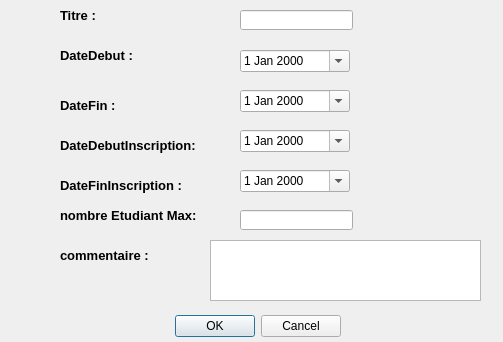
<?xml version="1.0" encoding="UTF-8"?>
<ui version="4.0">
 <class>Proposercoursdialog</class>
 <widget class="QDialog" name="Proposercoursdialog">
  <property name="geometry">
   <rect>
    <x>0</x>
    <y>0</y>
    <width>503</width>
    <height>342</height>
   </rect>
  </property>
  <property name="windowTitle">
   <string>Proposer un cours</string>
  </property>
  <widget class="QDialogButtonBox" name="valider">
   <property name="geometry">
    <rect>
     <x>0</x>
     <y>310</y>
     <width>341</width>
     <height>32</height>
    </rect>
   </property>
   <property name="orientation">
    <enum>Qt::Horizontal</enum>
   </property>
   <property name="standardButtons">
    <set>QDialogButtonBox::Cancel|QDialogButtonBox::Ok</set>
   </property>
  </widget>
  <widget class="QLabel" name="label_4">
   <property name="geometry">
    <rect>
     <x>60</x>
     <y>130</y>
     <width>161</width>
     <height>31</height>
    </rect>
   </property>
   <property name="font">
    <font>
     <pointsize>10</pointsize>
     <weight>75</weight>
     <bold>true</bold>
    </font>
   </property>
   <property name="text">
    <string>DateDebutInscription:</string>
   </property>
  </widget>
  <widget class="QLabel" name="label_6">
   <property name="geometry">
    <rect>
     <x>60</x>
     <y>0</y>
     <width>141</width>
     <height>31</height>
    </rect>
   </property>
   <property name="font">
    <font>
     <pointsize>10</pointsize>
     <weight>75</weight>
     <bold>true</bold>
    </font>
   </property>
   <property name="text">
    <string>Titre :</string>
   </property>
  </widget>
  <widget class="QLabel" name="label_7">
   <property name="geometry">
    <rect>
     <x>60</x>
     <y>40</y>
     <width>141</width>
     <height>31</height>
    </rect>
   </property>
   <property name="font">
    <font>
     <pointsize>10</pointsize>
     <weight>75</weight>
     <bold>true</bold>
    </font>
   </property>
   <property name="text">
    <string>DateDebut :</string>
   </property>
  </widget>
  <widget class="QLabel" name="label_8">
   <property name="geometry">
    <rect>
     <x>60</x>
     <y>170</y>
     <width>141</width>
     <height>31</height>
    </rect>
   </property>
   <property name="font">
    <font>
     <pointsize>10</pointsize>
     <weight>75</weight>
     <bold>true</bold>
    </font>
   </property>
   <property name="text">
    <string>DateFinInscription :</string>
   </property>
  </widget>
  <widget class="QLabel" name="label_9">
   <property name="geometry">
    <rect>
     <x>60</x>
     <y>90</y>
     <width>141</width>
     <height>31</height>
    </rect>
   </property>
   <property name="font">
    <font>
     <pointsize>10</pointsize>
     <weight>75</weight>
     <bold>true</bold>
    </font>
   </property>
   <property name="text">
    <string>DateFin :</string>
   </property>
  </widget>
  <widget class="QLabel" name="label_10">
   <property name="geometry">
    <rect>
     <x>60</x>
     <y>200</y>
     <width>151</width>
     <height>31</height>
    </rect>
   </property>
   <property name="font">
    <font>
     <pointsize>10</pointsize>
     <weight>75</weight>
     <bold>true</bold>
    </font>
   </property>
   <property name="text">
    <string>nombre Etudiant Max:</string>
   </property>
  </widget>
  <widget class="QLabel" name="label_11">
   <property name="geometry">
    <rect>
     <x>60</x>
     <y>240</y>
     <width>141</width>
     <height>31</height>
    </rect>
   </property>
   <property name="font">
    <font>
     <pointsize>10</pointsize>
     <weight>75</weight>
     <bold>true</bold>
    </font>
   </property>
   <property name="text">
    <string>commentaire :</string>
   </property>
  </widget>
  <widget class="QDateEdit" name="datedebut">
   <property name="geometry">
    <rect>
     <x>240</x>
     <y>50</y>
     <width>110</width>
     <height>22</height>
    </rect>
   </property>
   <property name="calendarPopup">
    <bool>true</bool>
   </property>
  </widget>
  <widget class="QDateEdit" name="datefin">
   <property name="geometry">
    <rect>
     <x>240</x>
     <y>90</y>
     <width>110</width>
     <height>22</height>
    </rect>
   </property>
   <property name="calendarPopup">
    <bool>true</bool>
   </property>
  </widget>
  <widget class="QDateEdit" name="datedebutinscription">
   <property name="geometry">
    <rect>
     <x>240</x>
     <y>130</y>
     <width>110</width>
     <height>22</height>
    </rect>
   </property>
   <property name="calendarPopup">
    <bool>true</bool>
   </property>
  </widget>
  <widget class="QDateEdit" name="datefininscription">
   <property name="geometry">
    <rect>
     <x>240</x>
     <y>170</y>
     <width>110</width>
     <height>22</height>
    </rect>
   </property>
   <property name="calendarPopup">
    <bool>true</bool>
   </property>
  </widget>
  <widget class="QLineEdit" name="titre">
   <property name="geometry">
    <rect>
     <x>240</x>
     <y>10</y>
     <width>113</width>
     <height>20</height>
    </rect>
   </property>
  </widget>
  <widget class="QLineEdit" name="nbmaxetudiant">
   <property name="geometry">
    <rect>
     <x>240</x>
     <y>210</y>
     <width>113</width>
     <height>20</height>
    </rect>
   </property>
  </widget>
  <widget class="QTextEdit" name="commentaire">
   <property name="geometry">
    <rect>
     <x>210</x>
     <y>240</y>
     <width>271</width>
     <height>61</height>
    </rect>
   </property>
  </widget>
 </widget>
 <resources/>
 <connections>
  <connection>
   <sender>valider</sender>
   <signal>accepted()</signal>
   <receiver>Proposercoursdialog</receiver>
   <slot>accept()</slot>
   <hints>
    <hint type="sourcelabel">
     <x>248</x>
     <y>254</y>
    </hint>
    <hint type="destinationlabel">
     <x>157</x>
     <y>274</y>
    </hint>
   </hints>
  </connection>
  <connection>
   <sender>valider</sender>
   <signal>rejected()</signal>
   <receiver>Proposercoursdialog</receiver>
   <slot>reject()</slot>
   <hints>
    <hint type="sourcelabel">
     <x>316</x>
     <y>260</y>
    </hint>
    <hint type="destinationlabel">
     <x>286</x>
     <y>274</y>
    </hint>
   </hints>
  </connection>
 </connections>
</ui>
